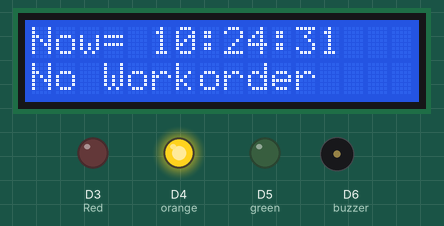
Recording of a sketch running on a simulated ESP8266 (NodeMCU). On the bench: 16×2 character LCD, output pins drawn as LEDs (lit = HIGH), buzzer (waves = sounding, pin HIGH). WiFi joins after 1.5 s; servers stay silent unless stated; network time is answered at once with the bench clock; uploads are accepted with an empty reply; the local clock reads 2024-03-15 10:24:30 at power-on unless the sketch sets it; what the sketch prints to the serial monitor is not drawn.

Above: at 1.9 s.
At 9.1 s:
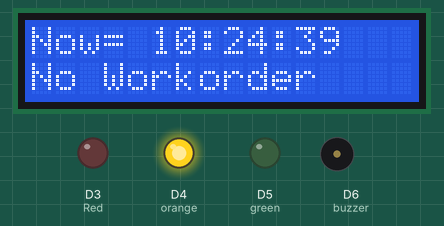
At 16.2 s:
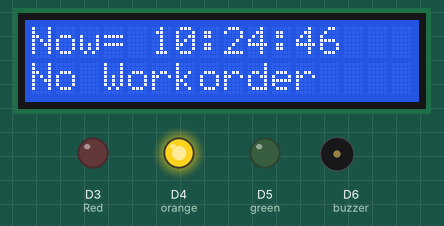
At 30.6 s:
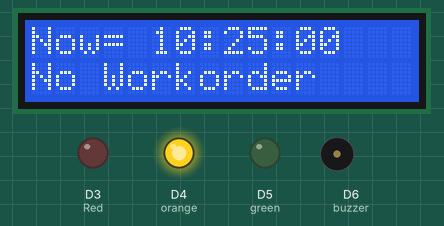
Timing chart, 0 to 32.1 s (numbered marks = the images above):
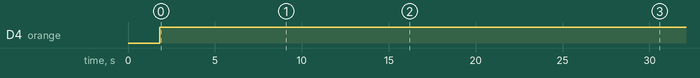

Measured:
- by itself, D4 (orange): LOW → HIGH at 1.8 s
- what the display in image 0 shows lasts 1.1 s, from 1.8 s to 2.9 s

The sketch:

new_bohol.ino
```cpp
#include <WiFiClient.h>
#include <ESP8266WebServer.h>
#include <ESP8266HTTPUpdateServer.h>
#include <ESP8266WiFi.h>
#include <ESP8266mDNS.h>
#include <WiFiUdp.h>
#include <ArduinoOTA.h>
#include <Wire.h>
#include <RtcUtility.h>
#include <RtcDS3231.h>
#include <RtcDateTime.h>
#include <TimeLib.h>
#include <Time.h>
#include <NTPClient.h>
#include <LiquidCrystal_I2C.h>
#include <ESP8266HTTPClient.h>
#include "ArduinoJson.h"

const char* host = "none";
const char* hostName = "none";
int hostId = 51;
int mId = 800038;

const char* ssid = "Wifi_Er";
const char* password = "wmdcwifier";

int sec_elapsed = 0;

ESP8266WebServer httpServer(80);
ESP8266HTTPUpdateServer httpUpdater;

HTTPClient http;
const char* reason; int success;
int httpResponseCode;
long dTime;
long startTime;
long val0;
long val1;
long val2;
long val3;
String response;
int inwork = 0; //  0 = no work, 1 = in work
char HH = 00;
char MM = 00;
char hours, minutes, seconds;

const int GMT_8 = 28800;
WiFiUDP ntpUDP;
// By default 'pool.ntp.org' is used with 60 seconds update interval and
// no offset
NTPClient timeClient(ntpUDP, "192.168.2.155", GMT_8);

RtcDS3231<TwoWire> Rtc(Wire);
#define countof(a) (sizeof(a) / sizeof(a[0]))

LiquidCrystal_I2C lcd(0x27,16,2);

const char* serverIndex =
"<script src='https://ajax.googleapis.com/ajax/libs/jquery/3.2.1/jquery.min.js'></script>"
"<h2>ESP8266 Login</h2>"
"<form method='POST' action='#' enctype='multipart/form-data' id='upload_form'>"
  "<input name=userid placeholder='User ID'></br>"
  "<input name=pwd placeholder=Password type=Password></br></br>"
  "<input type='file' name='update'>"
  "<input type='submit' value='Update'>"
"</form>"
"<div id='prg'>progress: 0%</div>"
"<script>"
  "$('form').submit(function(e){"

    "e.preventDefault();"
    "var form = $('#upload_form')[0];"
    "var data = new FormData(form);"

    "if(form.userid.value=='admin' && form.pwd.value=='admin') {"
      "$.ajax({"
        "url: '/update',"
        "type: 'POST',"
        "data: data,"
        "contentType: false,"
        "processData:false,"
        "xhr: function() {"
          "var xhr = new window.XMLHttpRequest();"
          "xhr.upload.addEventListener('progress', function(evt) {"
            "if (evt.lengthComputable) {"
              "var per = evt.loaded / evt.total;"
              "$('#prg').html('progress: ' + Math.round(per*100) + '%');"
            "}"
          "}, false);"
          "return xhr;"
        "},"
        "success:function(d, s){"
          "console.log('success!')"
        "},"
        "error: function (a, b, c) {"
        "}"
      "});"
    "} else {"
      "alert('Error Password or Username')"
    "}"
  "});"
"</script>";

void initLCD() {
	lcd.init();// initialize the lcd
	lcd.backlight();
}

void initWiFi() {
  Serial.begin(115200);
  Serial.println("Booting");
  WiFi.mode(WIFI_STA);
  WiFi.begin(ssid, password);
  IPAddress ip(192,168,2,hostId);
  IPAddress gateway(192,168,2,100);
  IPAddress subnet(255,255,255,0);
  IPAddress dns(192,168,2,100);
  WiFi.config(ip, gateway, subnet,dns);

  while (WiFi.waitForConnectResult() != WL_CONNECTED) {
    Serial.println("Connection Failed! Rebooting...");
    delay(500);
    ESP.restart();
  }

  ArduinoOTA.setHostname(hostName);

  ArduinoOTA.onStart([]() {
    Serial.println("Start");
    });

  ArduinoOTA.onEnd([]() {
    Serial.println("\nEnd");
    });

  ArduinoOTA.onProgress([](unsigned int progress, unsigned int total) {
    Serial.printf("Progress: %u%%\r", (progress / (total / 100)));
    });

  ArduinoOTA.onError([](ota_error_t error) {
    Serial.printf("Error[%u]: ", error);
    if (error == OTA_AUTH_ERROR) Serial.println("Auth Failed");
    else if (error == OTA_BEGIN_ERROR) Serial.println("Begin Failed");
    else if (error == OTA_CONNECT_ERROR) Serial.println("Connect Failed");
    else if (error == OTA_RECEIVE_ERROR) Serial.println("Receive Failed");
    else if (error == OTA_END_ERROR) Serial.println("End Failed");
    });

  ArduinoOTA.begin();
  Serial.println("Ready");
  Serial.println("WiFi connected to!!!");
  Serial.println(ssid);
  Serial.print("IP address: ");
  Serial.println(WiFi.localIP());
}

void printDateTime(const RtcDateTime& dt) {
  char datestring[20];
  snprintf_P(datestring, countof(datestring), PSTR("%02u/%02u/%04u"), dt.Month(), dt.Day(), dt.Year());
  Serial.println(datestring);
}

void initRtc() {
  Serial.print("compiled: ");

  //--------RTC SETUP ------------
  //if you are using ESP-01 then uncomment the line below to reset the pins to
  //the available pins for SDA, SCL
  //Wire.begin(0, 2); // due to limited pins, use pin 0 and 2 for SDA, SCL

  Rtc.Begin();

  RtcDateTime compiled = RtcDateTime(__DATE__, __TIME__);
  printDateTime(compiled);
  Serial.println();

  if (!Rtc.IsDateTimeValid()) {
    //Common Cuases:
    //1) first time you ran and the device wasn't running yet
    //2) the battery on the device is low or even missing

    Serial.println("RTC lost confidence in the DateTime!");
    //following line sets the RTC to the date & time this sketch was compiled
    //it will also reset the valid flag internally unless the Rtc device is
    //having an issue

    Rtc.SetDateTime(compiled);
  }

  if (!Rtc.GetIsRunning()) {
    Serial.println("RTC was not actively running, starting now");
    Rtc.SetIsRunning(true);
  }

  RtcDateTime now = Rtc.GetDateTime();

  if (now < compiled) {
    Serial.println("RTC is older than compile time!  (Updating DateTime)");
    Rtc.SetDateTime(compiled);
  } else if (now > compiled) {
    Serial.println("RTC is newer than compile time. (this is expected)");
  } else if (now == compiled) {
    Serial.println("RTC is the same as compile time! (not expected but all is fine)");
  }

  // never assume the Rtc was last configured by you, so
  // just clear them to your needed state

  Rtc.Enable32kHzPin(false);
  Rtc.SetSquareWavePin(DS3231SquareWavePin_ModeNone);
}

void inithttp() {
  Serial.println("=== inithttp() ===");

	if(WiFi.status()== WL_CONNECTED) {   //Check WiFi connection status
		http.begin("http://192.168.2.155:8080/joborder/IoTCheckWorkQueue");    //Specify destination for HTTP request
		http.addHeader("Content-Type", "application/x-www-form-urlencoded");	//Specify content-type header

		char params[128];
		snprintf(params, sizeof params, "%s%d", "uId=2&h=3&fw=4&timestamp=5&mId=", mId);
		httpResponseCode = http.POST(params);

		if (httpResponseCode > 0) {
			response = http.getString();		//	Get the response to the request
			Serial.print("httpresponsecode= ");
			Serial.println(httpResponseCode);	//	Print return code
			Serial.print("response= ");
			Serial.println(response);			//	Print request answer
			http.end();	//	Free resources
		} else {
			Serial.println("Error in WiFi connection");
		}
	}

 Serial.println();
}

int success_json;

void initjson() {
	Serial.println("=== initjson() ===");

	while (!Serial) continue;

  DynamicJsonDocument doc(600);
  deserializeJson(doc, response);

  dTime = doc["dTime"];
  startTime = doc["startTime"];
  success_json = doc["success"];
}

void initval() {
  val0 = (dTime - startTime) *.15 ;
  val1 = val0 - 5;
  val2 = (dTime - startTime) *.10 ;
  val3 = val2 - 5;
}

void initdTime() {
  lcd.setCursor(0, 1);

  if (dTime > 0) {
    char ftime[32];
    sprintf(ftime, "End= %02d:%02d %02d/%02d", hour(dTime), minute(dTime), month(dTime), day(dTime));
    lcd.print(ftime);
  } else {
    lcd.print("No Workorder");
  }
}

void initstartTime() {
	Serial.println("=== initstartTime() ===");
	Serial.print("startTime= ");

	// print the hour, minute and second:
    minutes = ((startTime % 3600) / 60);
    minutes = minutes + MM;	//	Add UTC Time Zone
    hours = (startTime  % 86400L) / 3600;

    if(minutes > 59) {
		hours = hours + HH + 1; //	Add UTC Time Zone
		minutes = minutes - 60;
    } else {
		hours = hours + HH;
    }

    if ( hours < 10 ) {
		//	In the first 10 seconds of each minute, we'll want a leading '0'
		Serial.print('0');
    }

    Serial.print(hours,DEC);	//	print the hour (86400 equals secs per day)
    Serial.print(':');

    if ( minutes < 10 ) {
		//	In the first 10 minutes of each hour, we'll want a leading '0'
		Serial.print('0');
    }

    Serial.print(minutes,DEC);	//	print the minute (3600 equals secs per minute)
    Serial.print(':');
    seconds = (startTime % 60);

    if ( seconds < 10 ) {
		//	In the first 10 seconds of each minute, we'll want a leading '0'
		Serial.print('0');
    }

    Serial.println(seconds,DEC); // print the second
    Serial.println();
}

void setup() {
	Serial.begin(115200);
	pinMode(D5, OUTPUT);// green
	pinMode(D3, OUTPUT);//Red
	pinMode(D4, OUTPUT);//orange
	pinMode(D6, OUTPUT);//buzzer
	initWiFi();
	timeClient.begin();
	initLCD();
	initRtc();
	inithttp();
	initjson();
	initstartTime();
	initdTime();
	initval();

  MDNS.begin(host);

  httpUpdater.setup(&httpServer);

  httpServer.on("/", HTTP_GET, [](){
    httpServer.sendHeader("Connection", "close");
    httpServer.send(200, "text/html", serverIndex);
  });

  httpServer.begin();

  MDNS.addService("http", "tcp", 80);
}

void loop() {
  sec_elapsed++;
  Serial.print("seconds: ");
  Serial.println(sec_elapsed);

  if (sec_elapsed > 29) {
    sec_elapsed = 0;

    //  query and check server response by calling "inithttp()".
    inithttp();

    /*  if "response" is empty, the server lags or is unresponsive.
     *    the work will still continue and will wait for the next 30 seconds to query.
     *  if its not empty, it gets the response and will proceed in the if block.
     */
    Serial.print("response: ");
    Serial.println(response);
    if (!response.length() == 0) {
      initjson();

      /*  query succeeded. a response is returned in a form of json string.
       *  check the json:
       *  if success is 1, workorder is currently running,
       *    get the startTime and dTime and refresh-display those times in lcd.
       *  if success is not 1, there is no workorder or no machine assigned.
       *    assign 0 value to dTime and startTime and refresh-display those times in lcd.
       */
      Serial.print("success_json: ");
      Serial.println(success_json);

      if (success_json != 1) {
        dTime = 0;
        startTime = 0;
      }

      initval();
      initdTime();
      initstartTime();
    }
  }

  httpServer.handleClient();
  MDNS.update();

	ArduinoOTA.handle();

  Serial.println("=== inside loop() ===");

  int force_update_status;
  int update_status = timeClient.update();
  Serial.print("out timeClient.update() returns ");
  Serial.println(update_status);

  while(!update_status){
    force_update_status = timeClient.forceUpdate();
    Serial.print("in force_update_status= ");
    Serial.println(force_update_status);

    update_status = timeClient.update();
    Serial.print("in timeClient.update() returns ");
    Serial.println(update_status);
  }

  //  returns 1 if timeClient update is succesful. 0 if not
  Serial.println("timeClient.getFormattedTime()= "+timeClient.getFormattedTime());
  Serial.print("timeClient.getEpochTime()= ");
  Serial.print(timeClient.getEpochTime());
  Serial.println();

	RtcDateTime now = Rtc.GetDateTime();

  Serial.print("dTime= ");
  Serial.println(dTime);
  Serial.print("now.Epoch32Time()= ");
  Serial.println(now.Epoch32Time());

	lcd.setCursor(0, 0);
	lcd.print("Now= ");
	lcd.print(timeClient.getFormattedTime());

  Serial.print("Date= ");
	printDateTime(now);

	//	Serial.println(int64String(now.TotalSeconds64()));
	//	Serial.println( String(now.Epoch32Time()) + " - " + String(deadlineTime));
	Serial.println();

	//Serial.println(int64String(now.Epoch64Time()));

	if ( inwork == 0 ) {
		digitalWrite(D5, LOW);
		digitalWrite(D3, LOW);
		digitalWrite(D4, HIGH);
		digitalWrite(D6, LOW);

		//	lcd.setCursor(0, 0);
		//  lcd.print("No Work");
		Serial.println("---No Work, checking server");

		if (dTime < timeClient.getEpochTime()) {
			Serial.println("---no work, waiting for startTime...");
			inwork = 0;
		} else if (startTime <= timeClient.getEpochTime()) {
			Serial.println("---Work Found, setting work to true");
			inwork = 1;
		}
	} else if ( inwork == 1 ) {

		Serial.println("---Work in process");
		digitalWrite(D5, HIGH);
		digitalWrite(D4, LOW);

		if (startTime <= timeClient.getEpochTime()) {
			Serial.println("---Still in  work, waiting for time...");

			if (dTime - val0 <= timeClient.getEpochTime()) {
				digitalWrite(D3, HIGH);
				digitalWrite(D6, HIGH);
			}

			if(dTime - val1 <= timeClient.getEpochTime()) {
				digitalWrite(D6, LOW);
			}

			if(dTime - val2 <= timeClient.getEpochTime()) {
				digitalWrite(D6, HIGH);
			}

			if(dTime - val3 <= timeClient.getEpochTime()) {
				digitalWrite(D6, LOW);
			}

			if(dTime - 4 <= timeClient.getEpochTime()) {
				digitalWrite(D6, HIGH);
			}

			//if (dTime <= now.Epoch32Time()) {
     if (dTime <= timeClient.getEpochTime()) {
				Serial.println("---Deadline time has passed, turning off work...");
				digitalWrite(D5, LOW);
				digitalWrite(D3, LOW);
				digitalWrite(D4, HIGH);
				digitalWrite(D6, LOW);
				inwork = 0;
			}
		} else {
		  Serial.println("---Unknown");
		}
	}

  Serial.println();
  delay(1000);
}
```
